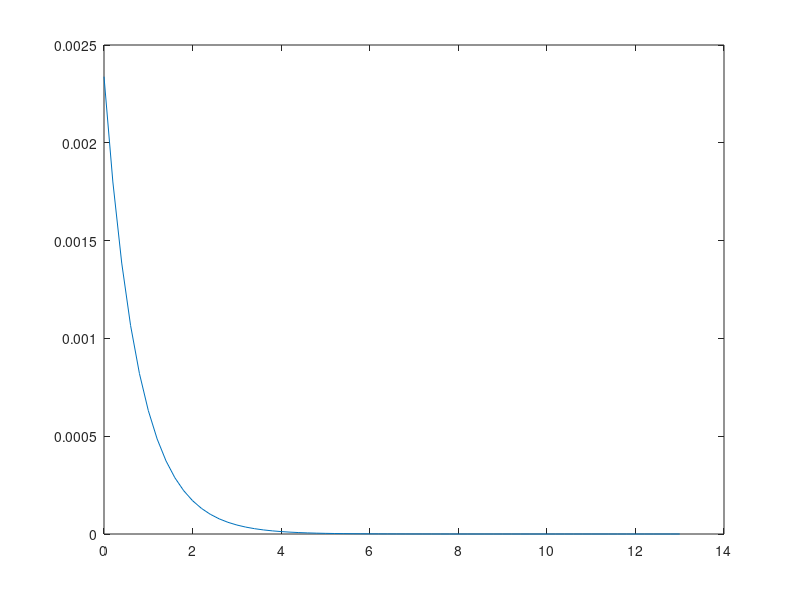

The MATLAB source for this figure:
#!/usr/bin/octave --silent

%	 This is an example of using octave logistic regression function
%	 Let x be the input and y as the output, each column is a single sample
x = [0 1 2 3 4 4 5 5 9 9 10 11 12 13 ]';
y = [0 0 0 0 0 1 0 1 1 1 1 1 1 1 ]';
%y = [0 0 0 0 0 0 0 1 1 1 1 1 1 1 ]';


[theta, beta] = logistic_regression(y,x)

x2 = [0:0.2:13]';
v = theta - beta*x2;
out = exp(-v)./(1+exp(-v))
plot(x2, out)
input('')







%	Here is my own implementation of 

%w = [1;1];
%x = [ones(1,length(x));x];
%alpha = 0.10;
%
%for m = 1:100
%	a = (1./(1+exp(w'*x)));
%	gradient = x*a' - x*y';
%	w = w + alpha*gradient
%
%	%cost = -(log(a)*y' + log(1-a)' - log(1-a)*y')
%end
%
%
%x2 = -0:0.2:13;
%x3 = [ones(1,length(x2));x2];
%
%a = (1./(1+exp(w'*x3)));
%%plot(x2, a, 'b')
%plot(x2, a)
%input('')
%%x*(1./(1+exp(w*x)))' - x*y'
